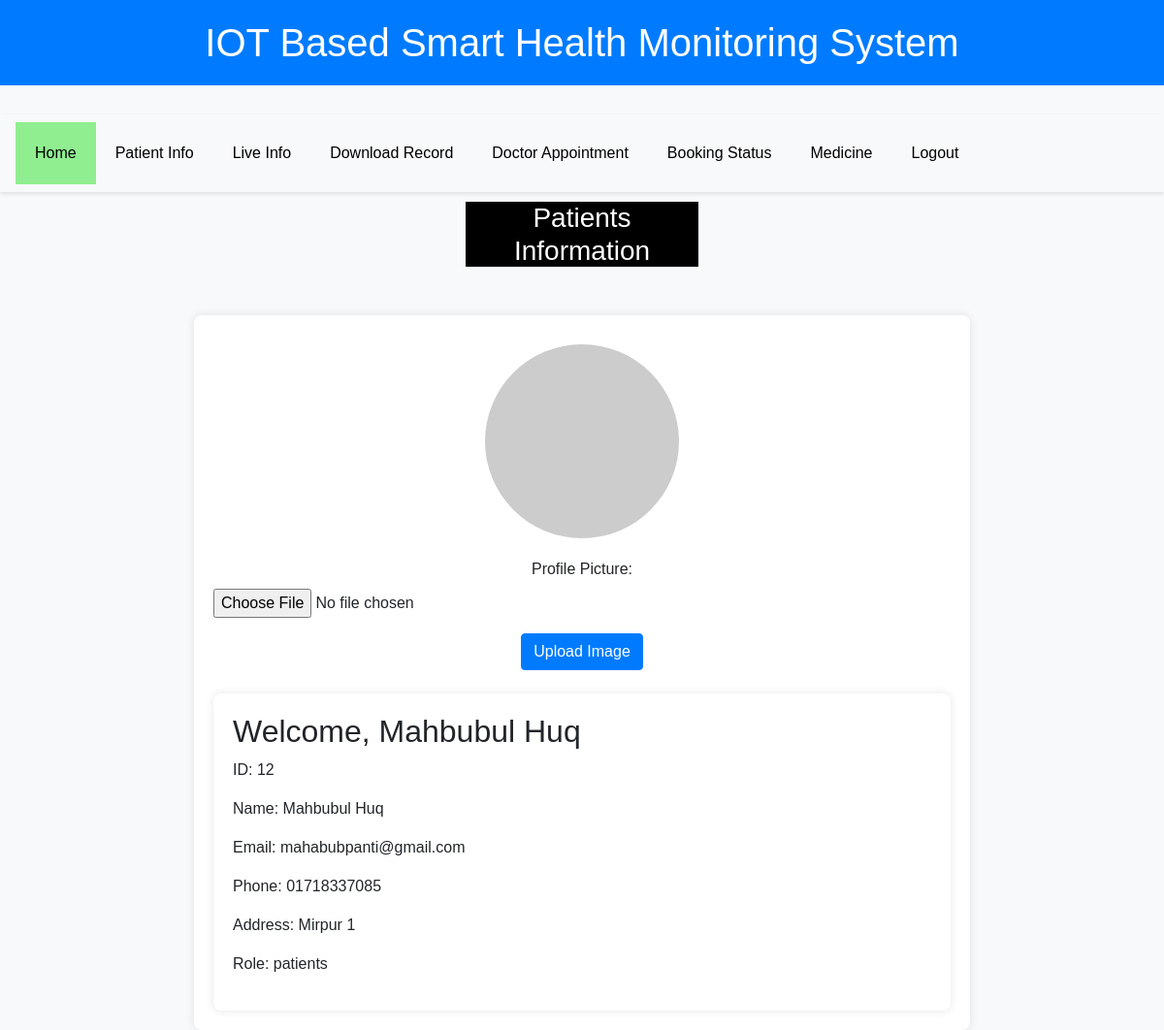
The app's page /model/info.php (signed in) with its own data.
### tables this page shows
CREATE TABLE `patients` (
  `id` int(11) NOT NULL,
  `password` varchar(255) NOT NULL,
  `phone` varchar(20) DEFAULT NULL,
  `address` varchar(255) DEFAULT NULL,
  `name` varchar(255) DEFAULT NULL,
  `email` varchar(255) NOT NULL,
  `role` varchar(20) NOT NULL
);

### model/info.php (the view, shortened to what this page needs)
<!DOCTYPE html>
<html lang="en">
<head>
    <link rel="stylesheet" href="https://stackpath.bootstrapcdn.com/bootstrap/4.5.2/css/bootstrap.min.css">
</head>
<body>
    <?php
    $mysqli = new mysqli("localhost", "root", "", "health");
    $id = $_SESSION['id'];
    $role = $_SESSION['role'];
    if ($role == 'patients') {
        $table = 'patients';
    } elseif ($role == 'doctors') {
        $table = 'doctors';
    } elseif ($role == 'nurses') {
        $table = 'nurses';
    } else {
        die("Invalid role");
    }
    $query = "SELECT * FROM $table WHERE id = $id";
    $result = $mysqli->query($query);
    echo '<h1>IOT Based Smart Health Monitoring System</h1>';
    include("../header/pheader.php");
    echo '<h3>Patients Information</h1>';
    echo '<div class="container">';
    if ($result->num_rows > 0) {
        $row = $result->fetch_assoc();
        echo '<div class="text-center">';
        $user_id = $row['id'];
        $picture_query = "SELECT * FROM picture WHERE user_id = $user_id";
        $picture_result = $mysqli->query($picture_query);
        if ($picture_result->num_rows > 0) {
            $picture_row = $picture_result->fetch_assoc();
            $imagePath = $picture_row['image_path'];
            $imageUrl = $_SERVER['HTTP_HOST'] . dirname($_SERVER['REQUEST_URI']) . '/' . $imagePath;
            echo '<img src="' . $imageUrl . '" alt="Profile Picture" class="profile-picture rounded-circle">';
        } else {
            echo '<img src="https://via.placeholder.com/500x500?text=No+Picture" alt="Default Profile Picture" class="profile-picture rounded-circle">';
            echo '<form action="/model/upload_profile_picture.php" method="post" enctype="multipart/form-data">';
            echo '<div class="form-group">';
            echo '<label for="fileToUpload">Profile Picture:</label>';
            echo '<input type="file" name="fileToUpload" id="fileToUpload" class="form-control-file">';
            echo '</div>';
            echo '<button type="submit" name="submit" class="btn btn-primary">Upload Image</button>';
            echo '</form>';
        }
        echo '</div>';
        echo "<div class='container mt-4'>";
        echo "<h2>Welcome, {$row['name']}</h2>";
        echo "<p>ID: {$row['id']}</p>";
        echo "<p>Name: {$row['name']}</p>";
        echo "<p>Email: {$row['email']}</p>";
        echo "<p>Phone: {$row['phone']}</p>";
        echo "<p>Address: {$row['address']}</p>";
        echo "<p>Role: {$row['role']}</p>";
        echo "</div>";
    } else {
        echo "User not found";
    }
    echo '</div>';
    ?>
</body>
</html>

### model/info.php (style rules this page uses)
body { background-color: #f8f9fa; font-family: Arial, sans-serif; }
.container { max-width: 800px; margin: 0 auto; margin-top: 50px; background-color: #fff; padding: 20px; border-radius: 8px; box-shadow: 0 0 10px rgba(0, 0, 0, 0.1); }
h1 { background-color: #007bff; color: #fff; padding: 20px; text-align: center; margin-bottom: 30px; }
img.profile-picture { max-width: 200px; max-height: 200px; margin-top: 10px; }
form { margin-top: 20px; }
input[type="file"] { margin-bottom: 10px; }
h3 { background-color: black; color: white; width:20%; margin-left: 40%; text-align: center; margin-top: 10px; }

### header/pheader.php (style rules this page uses)
body { font-family: Arial, sans-serif; margin: 0; padding: 0; }

### records on screen
patients: name "Mahbubul Huq", id "12", email "mahabubpanti@gmail.com", phone "01718337085", address "Mirpur 1", role "patients"
